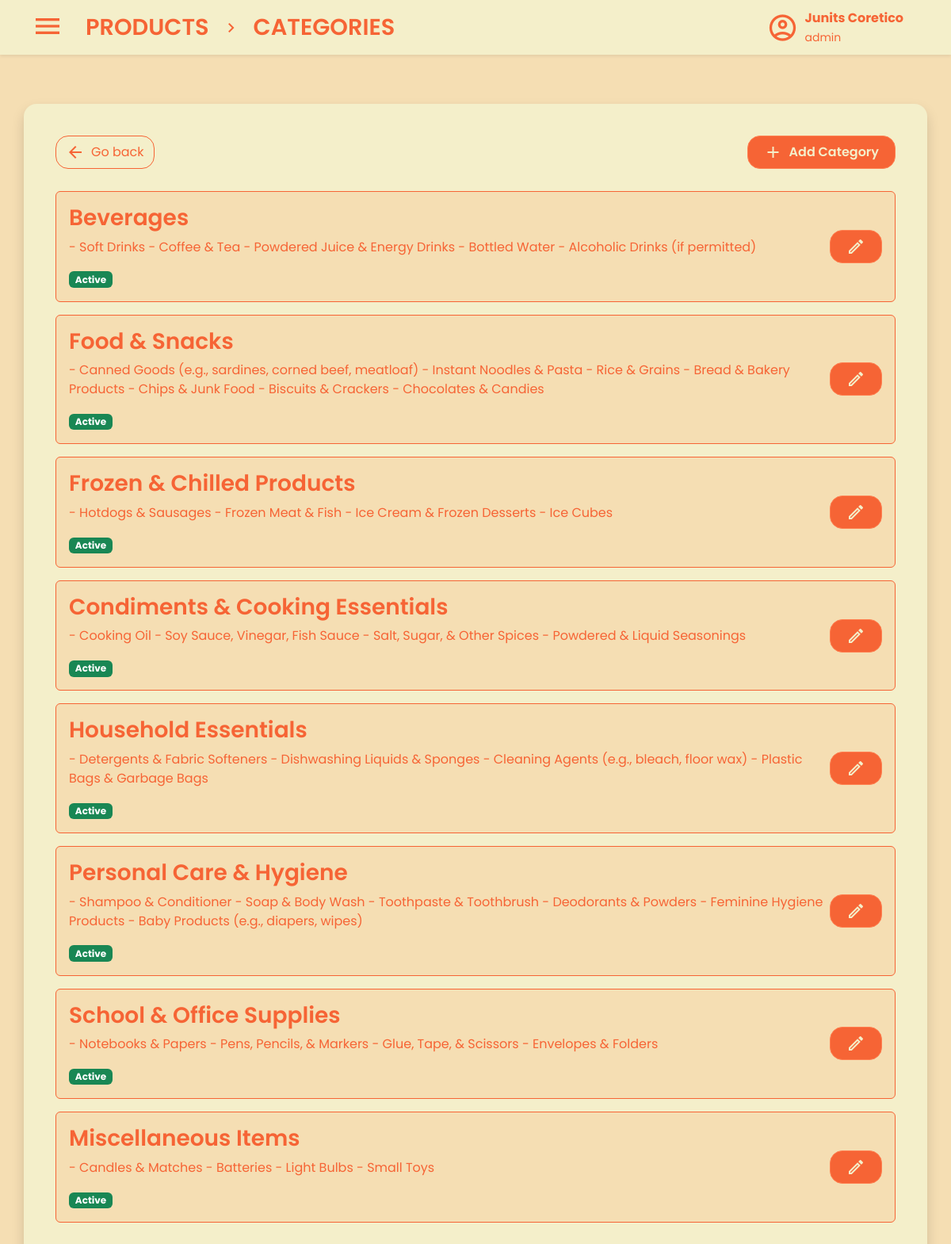
Page /views/products/categories.php (signed in) on the committed database.
### tables this page shows
CREATE TABLE `categories` (
  `CategoryID` int(11) NOT NULL AUTO_INCREMENT,
  `Name` varchar(50) NOT NULL,
  `Description` text DEFAULT NULL,
  `Created_At` datetime NOT NULL DEFAULT current_timestamp(),
  `Created_By` int(11) NOT NULL,
  `Updated_At` datetime NOT NULL DEFAULT current_timestamp() ON UPDATE current_timestamp(),
  `Updated_By` int(11) NOT NULL,
  `Status` enum('Active','Inactive') NOT NULL DEFAULT 'Active',
  PRIMARY KEY (`CategoryID`),
  KEY `Created_By` (`Created_By`),
  KEY `Updated_By` (`Updated_By`)
);

### views/products/categories.php (the view, shortened to what this page needs)
<?php
include '../../database/database.php';
?>
<!DOCTYPE html>
<html lang="en">
<head>
  <link rel="stylesheet" href="../../statics/categories-style.css" />
  <link rel="stylesheet" href="../../statics/products-style.css" />
  <link rel="stylesheet" href="../../statics/style.css" />
  <link rel="stylesheet" href="../../statics/css/bootstrap.min.css" />
</head>
<body class="main">
  <nav class="navbar bg-body-tertiary fixed-top shadow-sm">
    <div class="container-fluid">
      <div class="d-flex align-items-center">
        <button
          class="navbar-toggler mx-3 border-0 shadow-none"
          type="button"
          data-bs-toggle="offcanvas"
          data-bs-target="#offcanvasNavbar"
          aria-controls="offcanvasNavbar"
          aria-label="Toggle navigation">
          <span class="material-icons-outlined navbar-icon"> menu </span>
        </button>
        <a class="navbar-brand fw-semibold" href="../products.php">PRODUCTS</a>
        <span class="material-icons-outlined me-3">chevron_right</span>
        <a class="navbar-brand fw-semibold" href="../products.php">CATEGORIES</a>
      </div>
      <div class="d-flex align-items-center me-5 ms-auto">
        <span class="material-icons-outlined me-2 fs-1">account_circle</span>
        <div>
          <p class="fw-bold mb-0">
            <?php echo htmlspecialchars($_SESSION['first_name'] . ' ' . $_SESSION['last_name']); ?>
          </p>
          <small class="mt-0">
            <?php echo htmlspecialchars($_SESSION['role']); ?>
          </small>
        </div>
      </div>
    </div>
  </nav>
  <div class="container mt-4 pt-5 custom-container rounded-4 shadow">
    <div class="row justify-content-between align-items-center mb-4">
      <div class="col-auto">
        <a href="../products.php" class="btn btn-outline-secondary d-flex align-items-center gap-2 py-2 rounded-4">
          <span class="material-icons-outlined">arrow_back</span>
          Go back
        </a>
      </div>
      <div class="col-auto">
        <button type="button" class="btn btn-primary add-product-button d-flex align-items-center gap-2 py-2 rounded-4" data-bs-toggle="modal" data-bs-target="#addCategoryModal">
          <span class="material-icons-outlined">add</span>
          Add Category
        </button>
      </div>
    </div>
    <?php
    $stmt = $conn->prepare("SELECT CategoryID, Name, Description, Status FROM categories");
    $stmt->execute();
    $result = $stmt->get_result();
    if ($result->num_rows > 0) {
      while ($row = $result->fetch_assoc()): ?>
        <div class="card mb-3" style="border-color: #f66435;">
          <div class="card-body d-flex justify-content-between align-items-center">
            <div>
              <h3 class="card-title fw-semibold" style="color: #f66435;"><?php echo htmlspecialchars($row['Name']); ?></h3>
              <p class="card-text" style="color: #f66435;"><?php echo htmlspecialchars($row['Description'] ?: 'No description'); ?></p>
              <span class="badge <?php echo $row['Status'] === 'Active' ? 'bg-success' : 'bg-danger'; ?>">
                <?php echo $row['Status']; ?>
              </span>
            </div>
            <div class="d-flex gap-2">
              <button class="btn btn-primary add-product-button d-flex align-items-center gap-2 py-2 rounded-4"
                data-bs-toggle="modal"
                data-bs-target="#editCategoryModal"
                data-category-id="<?php echo $row['CategoryID']; ?>"
                data-category-name="<?php echo htmlspecialchars($row['Name']); ?>"
                data-category-desc="<?php echo htmlspecialchars($row['Description']); ?>"
                data-category-status="<?php echo $row['Status']; ?>">
                <span class="material-icons-outlined">edit</span>
              </button>
            </div>
          </div>
        </div>
      <?php endwhile; ?>
    <?php } ?>
  </div>
</body>
</html>

### statics/categories-style.css (style rules this page uses)
:root { --color-1: #f66435; --color-2: #f4efca; --color-3: #f5deb3; --color-4: #ff7f50; --color-5: #d49066; }
body { padding-top: 35px; }
.container.custom-container { background-color: #f4efca !important; color: #f66435 !important; padding: 2.5em !important; margin-top: 6em !important; }
.container.custom-container .card { background-color: var(--color-3); border-color: #f66435 !important; }
.container.custom-container .card .card-body .card-title { color: #f66435 !important; }

### statics/products-style.css (style rules this page uses)
:root { --color-1: #f66435; --color-2: #f4efca; --color-3: #f5deb3; --color-4: #ff7f50; --color-5: #d49066; }
body { padding-top: 35px; }
.container { padding-top: 2.5em !important; }
.container-fluid { background-color: var(--color-2) !important; }
.btn.add-product-button { background-color: var(--color-1) !important; border-color: var(--color-4) !important; color: var(--color-2) !important; font-weight: 600; padding: 10px 20px; transition: all 0.3s ease-in-out !important; }
.btn-outline-secondary { color: var(--color-1) !important; border-color: var(--color-1) !important; font-weight: 600; padding: 10px 20px; transition: all 0.3s ease-in-out !important; }

### statics/style.css (style rules this page uses)
:root { --color-1: #f66435; --color-2: #f4efca; --color-3: #f5deb3; --color-4: #ff7f50; --color-5: #d49066; --color-1-rgb: 246, 100, 53; }
* { font-family: "Poppins", sans-serif; }
.main { background-color: var(--color-3); }
p { color: var(--color-1); }
.btn-primary { background-color: #ff5733; border-color: #d43f00; color: white; padding: 12px 20px; border-radius: 8px; transition: background-color 0.3s ease, transform 0.2s ease; }
nav.navbar { background-color: var(--color-2) !important; color: var(--color-1) !important; }
.navbar-brand { font-size: 1.8em !important; color: var(--color-1) !important; }
.navbar .navbar-toggler .navbar-icon { color: var(--color-1) !important; font-size: 2em; }

### rows in the picture
categories: Name "Beverages", Description "- Soft Drinks - Coffee & Tea - Powdered Juice & Energy Drinks - Bottled Water - Alcoholic Drinks (if permitted)", Status "Active"
categories: Name "Food & Snacks", Description "- Canned Goods (e.g., sardines, corned beef, meatloaf) - Instant Noodles & Pasta - Rice & Grains - Bread & Bakery Products - Chips & Junk Food - Biscuits & Crackers - Chocolates & Candies", Status "Active"
categories: Name "Frozen & Chilled Products", Description "- Hotdogs & Sausages - Frozen Meat & Fish - Ice Cream & Frozen Desserts - Ice Cubes", Status "Active"
categories: Name "Condiments & Cooking Essentials", Description "- Cooking Oil - Soy Sauce, Vinegar, Fish Sauce - Salt, Sugar, & Other Spices - Powdered & Liquid Seasonings", Status "Active"
categories: Name "Household Essentials", Description "- Detergents & Fabric Softeners - Dishwashing Liquids & Sponges - Cleaning Agents (e.g., bleach, floor wax) - Plastic Bags & Garbage Bags", Status "Active"
categories: Name "Personal Care & Hygiene", Description "- Shampoo & Conditioner - Soap & Body Wash - Toothpaste & Toothbrush - Deodorants & Powders - Feminine Hygiene Products - Baby Products (e.g., diapers, wipes)", Status "Active"
categories: Name "School & Office Supplies", Description "- Notebooks & Papers - Pens, Pencils, & Markers - Glue, Tape, & Scissors - Envelopes & Folders", Status "Active"
categories: Name "Miscellaneous Items", Description "- Candles & Matches - Batteries - Light Bulbs - Small Toys", Status "Active"

### other values in the picture
$_SESSION['first_name'] . ' ' . $_SESSION['last_name'] "Junits Coretico"
$_SESSION['role'] "admin"
